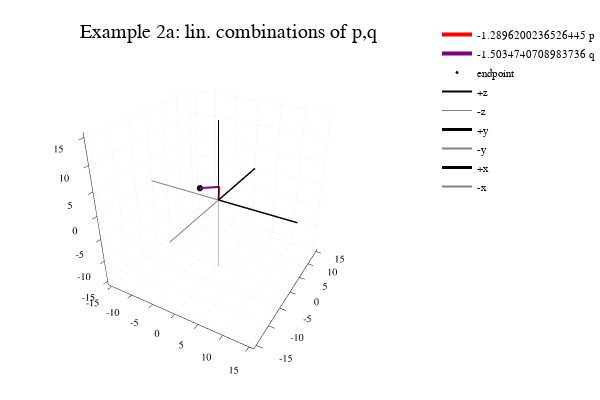

The notebook cell saved with this chart:
### Markdown cell above
## Example 2a.  Plot a possible linear combination using two vectors in $\mathbb{R}^3$

Here, random integer weights ($a_1$ and $a_2$) between -15 and 15 for the two vectors are chosen.  

To see a different randomly generated linear combination, select the following cell by single-clicking anywhere in the gray code area.  Then hit the "Run" button.

### Code cell
# Example 3b: p,q
using Plots
plotly()

a1=rand(-15:15)*rand(); a2=rand(-15:15)*rand();
P=p*a1; Q=q*a2; 

while abs(P[1]+Q[1])>15 || abs(P[2]+Q[2])>15 || abs(P[3]+Q[3])>15
   a1=rand(-15:15)*rand(); a2=rand(-15:15)*rand();
    P=p*a1; Q=q*a2;
end

xp=[0,P[1]];
yp=[0,P[2]];
zp=[0,P[3]];
plot3d(xp,yp,zp, title="Example 2a: lin. combinations of p,q", label="$a1 p", linecolor="red", linewidth=4, lims=[-15,15])
xq=[P[1],Q[1]+P[1]];
yq=[P[2],Q[2]+P[2]];
zq=[P[3],Q[3]+P[3]];
plot3d!(xq,yq,zq, label="$a2 q", linewidth=4, linecolor="purple")
scatter!([P[1]+Q[1], P[1]+Q[1]],[P[2]+Q[2],P[2]+Q[2]],[P[3]+Q[3],P[3]+Q[3]], markercolor="black", markersize=1, label="endpoint")

plot3d!([0,0],[0,0],[0,20],  label="+z", linecolor="black", linewidth=2,lims=[-15,15])
plot3d!([0,0],[0,0],[0,-20],  label="-z", linecolor="gray", linewidth=1,lims=[-15,15])
plot3d!([0,0],[0,20],[0,0],  label="+y", linecolor="black", linewidth=3,lims=[-15,15])
plot3d!([0,0],[0,-20],[0,0],  label="-y", linecolor="gray", linewidth=2,lims=[-15,15])
plot3d!([0,20],[0,0],[0,0],  label="+x", linecolor="black", linewidth=3,lims=[-15,15])
plot3d!([0,-20],[0,0],[0,0],  label="-x", linecolor="gray", linewidth=2,lims=[-15,15])

### Figure 1 — Plotly figure (JSON) as saved in the notebook; plotly's stock layout.template omitted (floating-point values rounded to 4 significant figures)
{"data": [{"colorbar": {"title": ""}, "hoverinfo": "text", "legendgroup": "-1.2896200236526445 p", "line": {"color": "rgba(255, 0, 0, 1.000)", "dash": "solid", "shape": "linear", "width": 4}, "mode": "lines", "name": "-1.2896200236526445 p", "showlegend": true, "text": [null, null], "type": "scatter3d", "x": [0, -1.29], "xaxis": "x1", "y": [0, 2.579], "yaxis": "y1", "z": [0, 1.29], "zmax": 0.1, "zmin": -0.1}, {"colorbar": {"title": ""}, "hoverinfo": "text", "legendgroup": "-1.5034740708983736 q", "line": {"color": "rgba(128, 0, 128, 1.000)", "dash": "solid", "shape": "linear", "width": 4}, "mode": "lines", "name": "-1.5034740708983736 q", "showlegend": true, "text": [null, null], "type": "scatter3d", "x": [-1.29, -5.8], "xaxis": "x1", "y": [2.579, 2.579], "yaxis": "y1", "z": [1.29, -0.2139], "zmax": 0.1, "zmin": -0.1}, {"colorbar": {"title": ""}, "hoverinfo": "text", "legendgroup": "endpoint", "marker": {"color": "rgba(0, 0, 0, 1.000)", "line": {"color": "rgba(0, 0, 0, 1.000)", "width": 1}, "size": 2, "symbol": "circle"}, "mode": "markers", "name": "endpoint", "showlegend": true, "text": [null, null], "type": "scatter3d", "x": [-5.8, -5.8], "xaxis": "x1", "y": [2.579, 2.579], "yaxis": "y1", "z": [-0.2139, -0.2139], "zmax": 0.1, "zmin": -0.1}, {"colorbar": {"title": ""}, "hoverinfo": "text", "legendgroup": "+z", "line": {"color": "rgba(0, 0, 0, 1.000)", "dash": "solid", "shape": "linear", "width": 2}, "mode": "lines", "name": "+z", "showlegend": true, "text": [null, null], "type": "scatter3d", "x": [0, 0], "xaxis": "x1", "y": [0, 0], "yaxis": "y1", "z": [0, 20], "zmax": 0.1, "zmin": -0.1}, {"colorbar": {"title": ""}, "hoverinfo": "text", "legendgroup": "-z", "line": {"color": "rgba(128, 128, 128, 1.000)", "dash": "solid", "shape": "linear", "width": 1}, "mode": "lines", "name": "-z", "showlegend": true, "text": [null, null], "type": "scatter3d", "x": [0, 0], "xaxis": "x1", "y": [0, 0], "yaxis": "y1", "z": [0, -20], "zmax": 0.1, "zmin": -0.1}, {"colorbar": {"title": ""}, "hoverinfo": "text", "legendgroup": "+y", "line": {"color": "rgba(0, 0, 0, 1.000)", "dash": "solid", "shape": "linear", "width": 3}, "mode": "lines", "name": "+y", "showlegend": true, "text": [null, null], "type": "scatter3d", "x": [0, 0], "xaxis": "x1", "y": [0, 20], "yaxis": "y1", "z": [0, 0], "zmax": 0.1, "zmin": -0.1}, {"colorbar": {"title": ""}, "hoverinfo": "text", "legendgroup": "-y", "line": {"color": "rgba(128, 128, 128, 1.000)", "dash": "solid", "shape": "linear", "width": 2}, "mode": "lines", "name": "-y", "showlegend": true, "text": [null, null], "type": "scatter3d", "x": [0, 0], "xaxis": "x1", "y": [0, -20], "yaxis": "y1", "z": [0, 0], "zmax": 0.1, "zmin": -0.1}, {"colorbar": {"title": ""}, "hoverinfo": "text", "legendgroup": "+x", "line": {"color": "rgba(0, 0, 0, 1.000)", "dash": "solid", "shape": "linear", "width": 3}, "mode": "lines", "name": "+x", "showlegend": true, "text": [null, null], "type": "scatter3d", "x": [0, 20], "xaxis": "x1", "y": [0, 0], "yaxis": "y1", "z": [0, 0], "zmax": 0.1, "zmin": -0.1}, {"colorbar": {"title": ""}, "hoverinfo": "text", "legendgroup": "-x", "line": {"color": "rgba(128, 128, 128, 1.000)", "dash": "solid", "shape": "linear", "width": 2}, "mode": "lines", "name": "-x", "showlegend": true, "text": [null, null], "type": "scatter3d", "x": [0, -20], "xaxis": "x1", "y": [0, 0], "yaxis": "y1", "z": [0, 0], "zmax": 0.1, "zmin": -0.1}], "layout": {"annotations": [{"font": {"color": "rgba(0, 0, 0, 1.000)", "family": "sans-serif", "size": 20}, "rotation": 0, "showarrow": false, "text": "Example 2a: lin. combinations of p,q", "x": 0.5222, "xanchor": "center", "xref": "paper", "y": 1, "yanchor": "top", "yref": "paper"}], "height": 400, "legend": {"bgcolor": "rgba(255, 255, 255, 1.000)", "bordercolor": "rgba(0, 0, 0, 1.000)", "font": {"color": "rgba(0, 0, 0, 1.000)", "family": "sans-serif", "size": 11}, "tracegroupgap": 0, "x": 1, "y": 1}, "margin": {"b": 20, "l": 0, "r": 0, "t": 20}, "paper_bgcolor": "rgba(255, 255, 255, 1.000)", "plot_bgcolor": "rgba(255, 255, 255, 1.000)", "scene": {"camera": {"eye": {"x": 1.126, "y": -1.95, "z": 1.3}}, "xaxis": {"anchor": "y1", "domain": [0.05101, 0.9934], "gridcolor": "rgba(0, 0, 0, 0.100)", "gridwidth": 0.5, "linecolor": "rgba(0, 0, 0, 1.000)", "mirror": false, "range": [-15.9, 15.9], "showgrid": true, "showline": true, "showticklabels": true, "tickangle": 0, "tickcolor": "rgb(0, 0, 0)", "tickfont": {"color": "rgba(0, 0, 0, 1.000)", "family": "sans-serif", "size": 11}, "tickmode": "array", "ticks": "inside", "ticktext": ["-15", "-10", "-5", "0", "5", "10", "15"], "tickvals": [-15, -10, -5, 0, 5, 10, 15], "title": "", "titlefont": {"color": "rgba(0, 0, 0, 1.000)", "family": "sans-serif", "size": 15}, "type": "-", "visible": true, "zeroline": false, "zerolinecolor": "rgba(0, 0, 0, 1.000)"}, "yaxis": {"anchor": "x1", "domain": [0.03762, 0.9415], "gridcolor": "rgba(0, 0, 0, 0.100)", "gridwidth": 0.5, "linecolor": "rgba(0, 0, 0, 1.000)", "mirror": false, "range": [-15.9, 15.9], "showgrid": true, "showline": true, "showticklabels": true, "tickangle": 0, "tickcolor": "rgb(0, 0, 0)", "tickfont": {"color": "rgba(0, 0, 0, 1.000)", "family": "sans-serif", "size": 11}, "tickmode": "array", "ticks": "inside", "ticktext": ["-15", "-10", "-5", "0", "5", "10", "15"], "tickvals": [-15, -10, -5, 0, 5, 10, 15], "title": "", "titlefont": {"color": "rgba(0, 0, 0, 1.000)", "family": "sans-serif", "size": 15}, "type": "-", "visible": true, "zeroline": false, "zerolinecolor": "rgba(0, 0, 0, 1.000)"}, "zaxis": {"gridcolor": "rgba(0, 0, 0, 0.100)", "gridwidth": 0.5, "linecolor": "rgba(0, 0, 0, 1.000)", "mirror": false, "range": [-15.9, 15.9], "showgrid": true, "showline": true, "showticklabels": true, "tickangle": 0, "tickcolor": "rgb(0, 0, 0)", "tickfont": {"color": "rgba(0, 0, 0, 1.000)", "family": "sans-serif", "size": 11}, "tickmode": "array", "ticks": "inside", "ticktext": ["-15", "-10", "-5", "0", "5", "10", "15"], "tickvals": [-15, -10, -5, 0, 5, 10, 15], "title": "", "titlefont": {"color": "rgba(0, 0, 0, 1.000)", "family": "sans-serif", "size": 15}, "type": "-", "visible": true, "zeroline": false, "zerolinecolor": "rgba(0, 0, 0, 1.000)"}}, "showlegend": true, "width": 600}}
